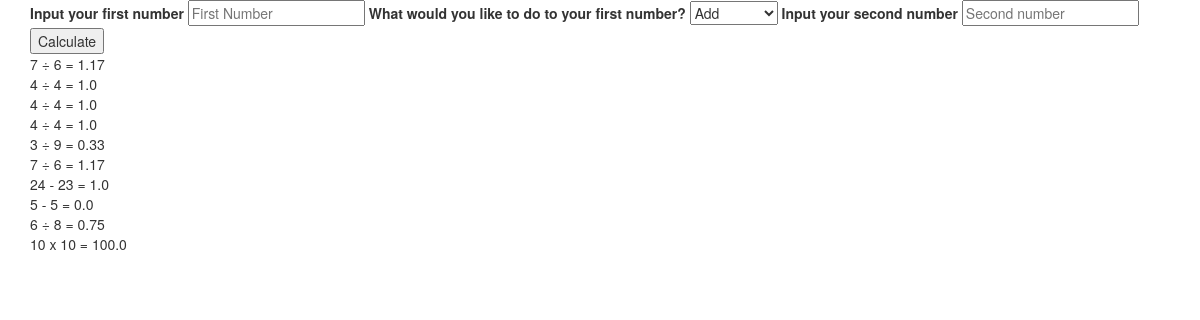
The page / on the database its author committed.
### webapp/models.py (models this page shows, shortened)
class Op(db.Model):
    id = db.Column(db.Integer, primary_key = True)
    result = db.Column(db.String(300), nullable=False, unique=False)

### webapp/routes.py (the view)
@app.route('/')
def home():
    all_ops = Op.query.all()[-10:]
    return render_template('home.html', all_ops = all_ops)

### webapp/templates/home.html (shortened to what this page needs)
{% extends 'base.html' %}
{% block content %}
<div class="container">
    <form action="/send" method="POST">
        <label for="First Number">Input your first number</label>
        <input type="text" placeholder="First Number" name="i">
        <label for="Operation">What would you like to do to your first number?</label>
        <select name="operation">
            <option value="add">Add</option>
        </select>
        <label for="Second Number">Input your second number</label>
        <input type="text" placeholder="Second number" name="ii">
        <input type="submit" value="Calculate">
        <div class="result">
            {% for op in all_ops %}
                <div>{{ op.result }}</div>
            {% endfor %}
        </div>
    </form>
</div>
{% endblock %}

### webapp/templates/base.html (shortened to what this page needs)
<!DOCTYPE html>
<html lang="en">
<head>
<link rel="stylesheet" href="https://cdnjs.cloudflare.com/ajax/libs/twitter-bootstrap/3.3.7/css/bootstrap.min.css">
<link rel="stylesheet" href="https://cdnjs.cloudflare.com/ajax/libs/font-awesome/5.14.0/css/all.min.css">
</head>
<body>
    {% block content %}
	{% endblock content %}
</body>
</html>

### rows shown on the page
Op: result "7 ÷ 6 = 1.17"
Op: result "4 ÷ 4 = 1.0"
Op: result "4 ÷ 4 = 1.0"
Op: result "4 ÷ 4 = 1.0"
Op: result "3 ÷ 9 = 0.33"
Op: result "7 ÷ 6 = 1.17"
Op: result "24 - 23 = 1.0"
Op: result "5 - 5 = 0.0"
Op: result "6 ÷ 8 = 0.75"
Op: result "10 x 10 = 100.0"
